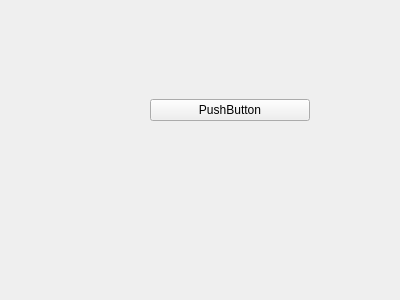
<?xml version="1.0" encoding="UTF-8"?>
<ui version="4.0">
 <class>missoninput</class>
 <widget class="QWidget" name="missoninput">
  <property name="geometry">
   <rect>
    <x>0</x>
    <y>0</y>
    <width>400</width>
    <height>300</height>
   </rect>
  </property>
  <property name="windowTitle">
   <string>Form</string>
  </property>
  <widget class="QWidget" name="verticalLayoutWidget">
   <property name="geometry">
    <rect>
     <x>150</x>
     <y>70</y>
     <width>160</width>
     <height>80</height>
    </rect>
   </property>
   <layout class="QVBoxLayout" name="verticalLayout">
    <item>
     <widget class="QPushButton" name="pushButton">
      <property name="text">
       <string>PushButton</string>
      </property>
     </widget>
    </item>
   </layout>
  </widget>
 </widget>
 <resources/>
 <connections/>
</ui>
